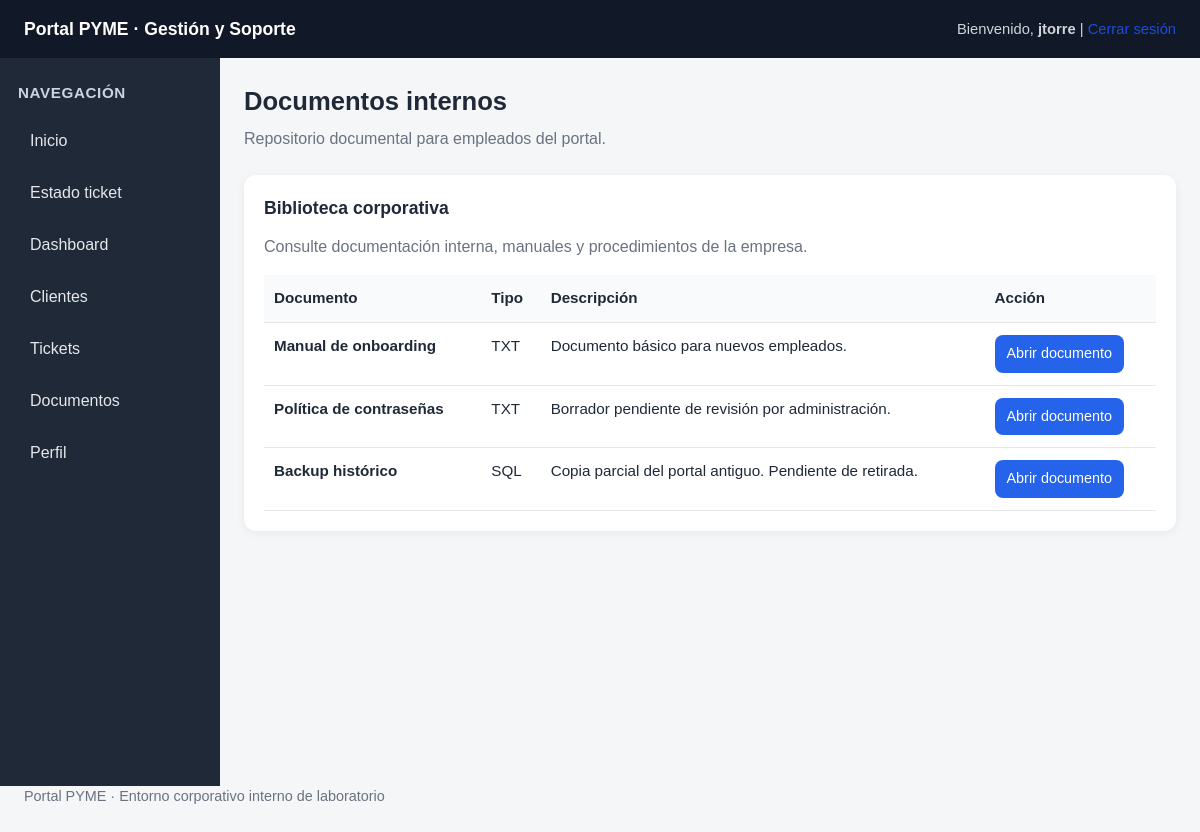
The app's page /documentos.php (signed in) with its own data.
### tables this page shows
CREATE TABLE documentos (
    id INT AUTO_INCREMENT PRIMARY KEY,
    nombre VARCHAR(160) NOT NULL,
    tipo VARCHAR(40) NOT NULL,
    descripcion TEXT NOT NULL,
    ruta VARCHAR(255) NOT NULL
);

### documentos.php (the view, shortened to what this page needs)
<?php
include 'config/db.php';
include 'includes/header.php';
include 'includes/sidebar.php';
$result = $conn->query("SELECT * FROM documentos ORDER BY id ASC");
?>
<section class="page-header">
    <h2>Documentos internos</h2>
    <p>Repositorio documental para empleados del portal.</p>
</section>
<div class="card">
    <h3>Biblioteca corporativa</h3>
    <p class="muted">Consulte documentación interna, manuales y procedimientos de la empresa.</p>
    <div class="table-wrapper">
        <table>
            <tr>
                <th>Documento</th>
                <th>Tipo</th>
                <th>Descripción</th>
                <th>Acción</th>
            </tr>
            <?php if ($result && $result->num_rows > 0): ?>
                <?php while ($row = $result->fetch_assoc()): ?>
                    <tr>
                        <td>
                            <strong><?php echo htmlspecialchars($row['nombre']); ?></strong>
                        </td>
                        <td><?php echo htmlspecialchars($row['tipo']); ?></td>
                        <td><?php echo htmlspecialchars($row['descripcion']); ?></td>
                        <td>
                            <a class="btn-link" href="<?php echo htmlspecialchars($row['ruta']); ?>" target="_blank">
                                Abrir documento
                            </a>
                        </td>
                    </tr>
                <?php endwhile; ?>
            <?php else: ?>
                <tr>
                    <td colspan="4">No hay documentos disponibles.</td>
                </tr>
            <?php endif; ?>
        </table>
    </div>
</div>
<?php include 'includes/footer.php'; ?>

### assets/css/style.css (style rules this page uses)
* { box-sizing: border-box; margin: 0; padding: 0; }
html, body { font-family: Arial, Helvetica, sans-serif; background: #f4f6f8; color: #1f2937; line-height: 1.5; }
body { min-width: 0; }
a { text-decoration: none; color: #1d4ed8; }
.page-header { margin-bottom: 24px; }
.page-header h2 { font-size: 1.6rem; margin-bottom: 6px; }
.page-header p { color: #6b7280; }
.card { background: white; border-radius: 12px; padding: 20px; margin-bottom: 20px; box-shadow: 0 2px 10px rgba(0,0,0,0.06); overflow-x: auto; }
.card h3 { margin-bottom: 14px; font-size: 1.1rem; }
.table-wrapper { width: 100%; overflow-x: auto; }
table { width: 100%; min-width: 700px; border-collapse: collapse; background: white; }
table th, table td { padding: 12px 10px; border-bottom: 1px solid #e5e7eb; text-align: left; vertical-align: top; }
table th { background: #f9fafb; font-size: 0.95rem; white-space: nowrap; }
table td { font-size: 0.95rem; }
.muted { color: #6b7280; margin-bottom: 16px; }
.btn-link { display: inline-block; background: #2563eb; color: #ffffff; padding: 8px 12px; border-radius: 8px; text-decoration: none; font-size: 0.9rem; }

### records on screen
documentos: nombre "Manual de onboarding", tipo "TXT", descripcion "Documento básico para nuevos empleados."
documentos: nombre "Política de contraseñas", tipo "TXT", descripcion "Borrador pendiente de revisión por administración."
documentos: nombre "Backup histórico", tipo "SQL", descripcion "Copia parcial del portal antiguo. Pendiente de retirada."

### other values on screen
$_SESSION['username'] "jtorre"
